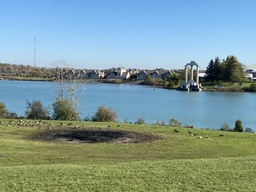
#> input picture left.jpg, 256 x 192 px, shrunk from 1008 x 756 before the run
$ python image.py   (older library calls are emulated)
#> lines starting #> are read from the running program, lines starting #| are printed output that depends on the picture; after the words box and inside, x2 and y2 are one past the last pixel; in counts of white or black regions, pixels touching at a corner belong together
import cv2
import numpy as np
import matplotlib.pyplot as plt

# Load images
imgA_color = cv2.imread("left.jpg")
#> imgA_color is the input picture: shape (192, 256, 3); mean B, G, R 153.1, 153.7, 127.4
imgB_color = cv2.imread("right.jpg")
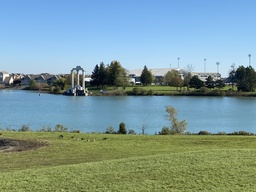
#> input picture right.jpg, 256 x 192 px, shrunk from 1008 x 756 before the run
#> imgB_color is the input picture: shape (192, 256, 3); mean B, G, R 155.9, 154.1, 125.4
grayA = cv2.cvtColor(imgA_color, cv2.COLOR_BGR2GRAY)
grayB = cv2.cvtColor(imgB_color, cv2.COLOR_BGR2GRAY)

# Custom SIFT-like feature detection
def detect_sift_keypoints_and_descriptors(img):
    sobel_x = cv2.Sobel(img, cv2.CV_64F, 1, 0, ksize=3)
    sobel_y = cv2.Sobel(img, cv2.CV_64F, 0, 1, ksize=3)
    magnitude = np.sqrt(sobel_x**2 + sobel_y**2)  # ✅ Fixed sqrt warning

    keypoints = []
    for y in range(1, img.shape[0] - 1):
        for x in range(1, img.shape[1] - 1):
            patch = magnitude[y - 1:y + 2, x - 1:x + 2]
            if magnitude[y, x] == np.max(patch) and magnitude[y, x] > 100:
                keypoints.append((x, y))
#> after the loop, keypoints = 1465 pairs, first value 1 to 254, second value 39 to 190

    descriptors = []
    for x, y in keypoints:
        if x - 8 < 0 or y - 8 < 0 or x + 8 >= img.shape[1] or y + 8 >= img.shape[0]:
            continue
        patch = img[y - 8:y + 8, x - 8:x + 8]
        gx = cv2.Sobel(patch, cv2.CV_64F, 1, 0, ksize=3)
        gy = cv2.Sobel(patch, cv2.CV_64F, 0, 1, ksize=3)
        magnitude = np.sqrt(gx ** 2 + gy ** 2)
        angle = np.arctan2(gy, gx) * 180 / np.pi % 360
        hist = np.zeros(128)
        for i in range(4):
            for j in range(4):
                cell_mag = magnitude[i * 4:(i + 1) * 4, j * 4:(j + 1) * 4]
                cell_ang = angle[i * 4:(i + 1) * 4, j * 4:(j + 1) * 4]
                h, _ = np.histogram(cell_ang, bins=8, range=(0, 360), weights=cell_mag)
                hist[i * 32 + j * 8:i * 32 + j * 8 + 8] = h
        norm = np.linalg.norm(hist)
        if norm != 0:
            hist = hist / norm
        descriptors.append(hist)
#> this loop made 1465 passes
#> (x, y, norm) on passes 1 to 3: (33, 39, 1014), (35, 39, 1017.7), (233, 56, 6418.1)
#> after the loop, descriptors = 1229 items

    return keypoints, np.array(descriptors)

# Detect features
kpA, descA = detect_sift_keypoints_and_descriptors(grayA)
#> kpA has the same summary as keypoints in detect_sift_keypoints_and_descriptors
kpB, descB = detect_sift_keypoints_and_descriptors(grayB)
#> in detect_sift_keypoints_and_descriptors (call 2), `magnitude = np.sqrt(sobel_x**2 + sobel_y**2)`:
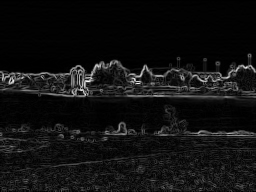
#> magnitude: shape (192, 256) float64; min 0, max 862, mean 58.4; drawn with min black and max white
#> after the loop in detect_sift_keypoints_and_descriptors (call 2), `for y in range(1, img.shape[0] - 1):`: keypoints = 1306 pairs, first value 1 to 254, second value 55 to 190
#> the loop in detect_sift_keypoints_and_descriptors (call 2), `for x, y in keypoints:` made 1306 passes
#> (x, y, norm) on passes 3 to 5: (178, 57, 1009.4), (205, 58, 1029.4), (177, 59, 1060.6)
#> after the loop in detect_sift_keypoints_and_descriptors (call 2), `for x, y in keypoints:`: descriptors = 1100 items
#> kpB has the same summary as keypoints in detect_sift_keypoints_and_descriptors

print(f"Detected keypoints: Left = {len(kpA)}, Right = {len(kpB)}")
#| Detected keypoints: Left = 1465, Right = 1306

# Match descriptors
def match_descriptors(desc1, desc2, ratio=0.75):
#> called with ratio = 0.75
    matches = []
    for i, d1 in enumerate(desc1):
        distances = [np.linalg.norm(d1 - d2) for d2 in desc2]
        if len(distances) < 2:
            continue
        sorted_idx = np.argsort(distances)
        if distances[sorted_idx[0]] < ratio * distances[sorted_idx[1]]:
            matches.append((i, sorted_idx[0]))
#> after the loop, matches = 293 pairs, first value 2 to 1170, second value 5 to 1087
    return matches

matches = match_descriptors(descA, descB)
print(f"Number of good matches: {len(matches)}")
#| Number of good matches: 293

# Exit if insufficient matches
if len(matches) < 4:
    print("Not enough matches to compute homography. Exiting.")
    exit()

# Extract point coordinates
src_pts = [kpA[m[0]] for m in matches]
#> src_pts = 293 pairs, first value 2 to 252, second value 56 to 177
dst_pts = [kpB[m[1]] for m in matches]
#> dst_pts = 293 pairs, first value 2 to 253, second value 59 to 180

# Compute homography
def compute_homography(src_pts, dst_pts):
    A = []
    for (x, y), (xp, yp) in zip(src_pts, dst_pts):
        A.append([-x, -y, -1, 0, 0, 0, x * xp, y * xp, xp])
        A.append([0, 0, 0, -x, -y, -1, x * yp, y * yp, yp])
    A = np.array(A)
    _, _, V = np.linalg.svd(A)
    H = V[-1].reshape(3, 3)
    return H / H[-1, -1]

def ransac_homography(src_pts, dst_pts, threshold=5.0, iterations=1000):
#> called with threshold = 5, iterations = 1000
    best_H = None
    max_inliers = []
    for _ in range(iterations):
        idx = np.random.choice(len(src_pts), 4, replace=False)
        src_sample = [src_pts[i] for i in idx]
        dst_sample = [dst_pts[i] for i in idx]
        H = compute_homography(src_sample, dst_sample)
        inliers = []
        for i in range(len(src_pts)):
            pt1 = np.array([*src_pts[i], 1.0])
            projected = H @ pt1
            projected /= projected[2]
            dist = np.linalg.norm(projected[:2] - np.array(dst_pts[i]))
            if dist < threshold:
                inliers.append(i)
        if len(inliers) > len(max_inliers):
            max_inliers = inliers
            best_H = H
#> this loop made 1000 passes
#> (idx, src_sample, dst_sample) on passes 1 to 5: ([226, 285, 209, 171], [(20, 147), (124, 173), (187, 139), (221, 128)], [(122, 158), (20, 177), (226, 147), (236, 135)]), ([254, 287, 142, 162], [(131, 165), (99, 175), (73, 89), (2, 125)], [(61, 170), (93, 179), (54, 94), (174, 118)]), ([83, 147, 67, 233], [(166, 79), (114, 120), (96, 76), (125, 157)], [(60, 84), (106, 128), (158, 80), (74, 166)]), ([66, 75, 99, 260], [(79, 76), (173, 77), (90, 81), (138, 166)], [(10, 79), (54, 82), (82, 85), (230, 166)]), ([34, 63, 207, 160], [(163, 69), (57, 76), (21, 139), (9, 124)], [(30, 74), (64, 80), (47, 144), (169, 118)])
#> after the loop, max_inliers = [28, 34, 46, 50, 57, 63, 71, 73, 78, 91, 98, 100, 220, 226, 228]
    return best_H, max_inliers

H, inliers = ransac_homography(src_pts, dst_pts)
#> H = [[-0.231, -0.0206, 60.81], [0.0342, 0.176, 42.28], [0.000255, -0.00387, 1]]; inliers has the same summary as max_inliers in ransac_homography

# Image warping and stitching
def warp_images(img1, img2, H):
    h1, w1 = img1.shape[:2]
#> h1 = 192; w1 = 256
    h2, w2 = img2.shape[:2]
#> h2 = 192; w2 = 256
    corners_img2 = np.array([[0, 0], [0, h2], [w2, h2], [w2, 0]], dtype=np.float32)
#> corners_img2 = [[0, 0], [0, 192], [256, 192], [256, 0]]
    corners_img2 = np.concatenate([corners_img2, np.ones((4, 1))], axis=1).T
    warped_corners = H @ corners_img2
#> warped_corners = [[60.81, 56.85, -2.2, 1.76], [42.28, 76.09, 84.84, 51.04], [1, 0.256, 0.322, 1.07]]
    warped_corners /= warped_corners[2]
#> warped_corners = [[60.81, 221.7, -6.84, 1.65], [42.28, 296.8, 263.8, 47.91], [1, 1, 1, 1]]
    warped_corners = warped_corners[:2].T
#> warped_corners = [[60.81, 42.28], [221.7, 296.8], [-6.84, 263.8], [1.65, 47.91]]
    all_corners = np.vstack((warped_corners, [[0, 0], [0, h1], [w1, h1], [w1, 0]]))
#> all_corners = [[60.81, 42.28], [221.7, 296.8], [-6.84, 263.8], [1.65, 47.91], [0, 0], [0, 192], [256, 192], [256, 0]]
    [xmin, ymin] = np.floor(all_corners.min(axis=0)).astype(int)
#> xmin = -7; ymin = 0
    [xmax, ymax] = np.ceil(all_corners.max(axis=0)).astype(int)
#> xmax = 256; ymax = 297
    translation = np.array([[1, 0, -xmin], [0, 1, -ymin], [0, 0, 1]])
#> translation = [[1, 0, 7], [0, 1, 0], [0, 0, 1]]
    result = np.zeros((ymax - ymin, xmax - xmin, 3), dtype=np.uint8)
    for y in range(result.shape[0]):
        for x in range(result.shape[1]):
            p = np.array([x + xmin, y + ymin, 1])
            invH = np.linalg.inv(translation @ H)
            p_ = invH @ p
            p_ /= p_[2]
            xi, yi = int(round(p_[0])), int(round(p_[1]))
            if 0 <= xi < img2.shape[1] and 0 <= yi < img2.shape[0]:
                result[y, x] = img2[yi, xi]
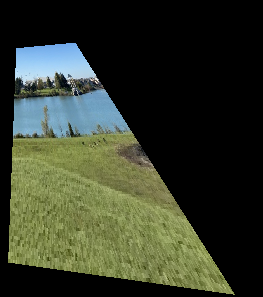
#> result: shape (297, 263, 3); mean B, G, R 42.3, 58.2, 52
    tx, ty = -xmin, -ymin
#> tx = 7; ty = 0
    result[ty:ty + h1, tx:tx + w1] = img1
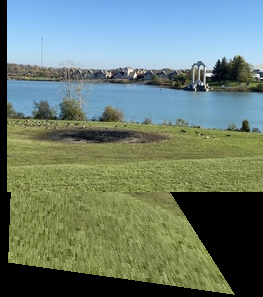
#> result: shape (297, 263, 3); mean B, G, R 112.6, 125.4, 106.9
    return result

stitched = warp_images(imgA_color, imgB_color, H)

# Visualization
plt.figure(figsize=(12, 12))

plt.subplot(3, 2, 1)
plt.imshow(cv2.cvtColor(imgA_color, cv2.COLOR_BGR2RGB))
plt.title("Left Image")
plt.axis('off')

plt.subplot(3, 2, 2)
plt.imshow(cv2.cvtColor(imgB_color, cv2.COLOR_BGR2RGB))
plt.title("Right Image")
plt.axis('off')

key_imgA = imgA_color.copy()
key_imgB = imgB_color.copy()
for x, y in kpA:
    cv2.circle(key_imgA, (x, y), 1, (0, 255, 0), -1)
#> this loop made 1465 passes
#> (x, y) on passes 1 to 3: (33, 39), (35, 39), (233, 56)
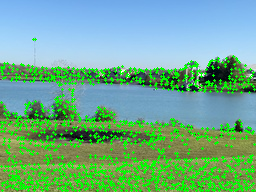
#> key_imgA: shape (192, 256, 3); 14.41% of pixels changed, all inside (x1, y1, x2, y2) = (0, 38, 256, 192)
for x, y in kpB:
    cv2.circle(key_imgB, (x, y), 1, (0, 255, 0), -1)
#> this loop made 1306 passes
#> (x, y) on passes 1 to 3: (248, 55), (250, 55), (178, 57)
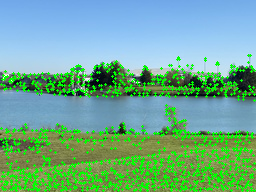
#> key_imgB: shape (192, 256, 3); 12.85% of pixels changed, all inside (x1, y1, x2, y2) = (0, 54, 256, 192)

plt.subplot(3, 2, 3)
plt.imshow(cv2.cvtColor(key_imgA, cv2.COLOR_BGR2RGB))
plt.title("SIFT Keypoints (Left)")
plt.axis('off')

plt.subplot(3, 2, 4)
plt.imshow(cv2.cvtColor(key_imgB, cv2.COLOR_BGR2RGB))
plt.title("SIFT Keypoints (Right)")
plt.axis('off')

plt.subplot(3, 1, 3)
plt.imshow(cv2.cvtColor(stitched, cv2.COLOR_BGR2RGB))
plt.title("Stitched Image")
plt.axis('off')

plt.tight_layout()
plt.show()
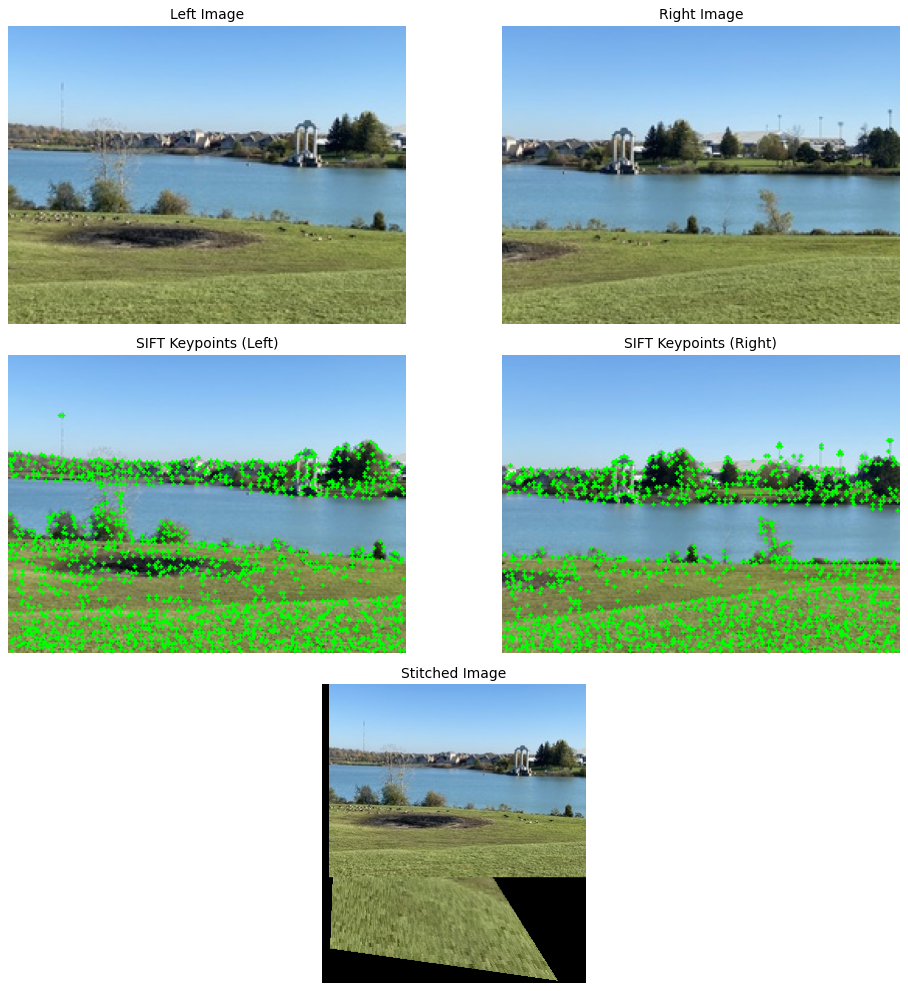
#> figure drawn by matplotlib, 5 panels
